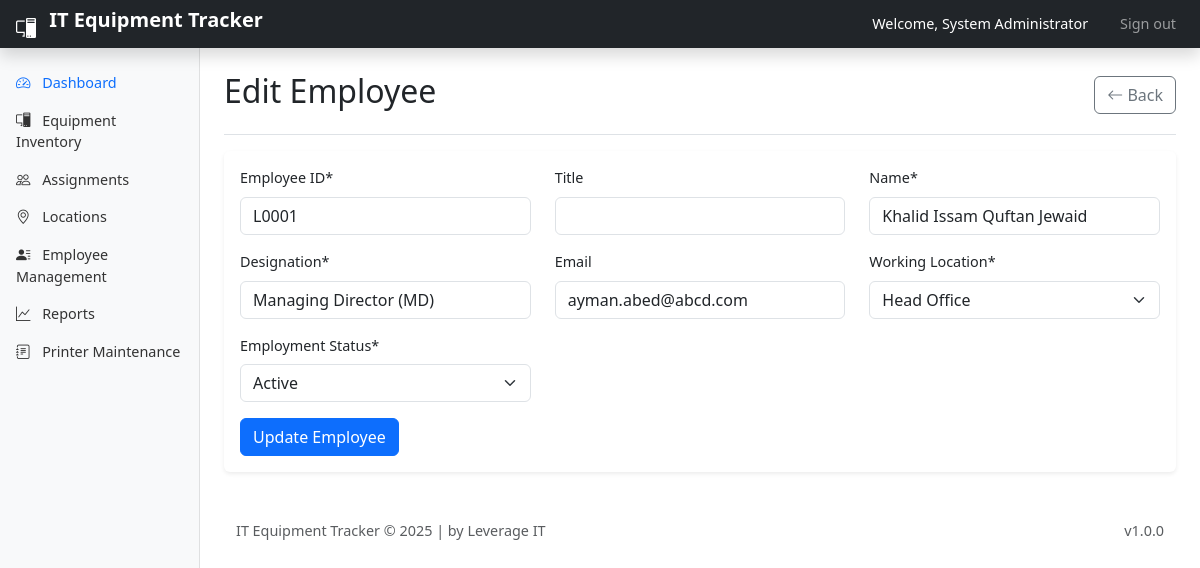
Page /add_employee.php?id=1 (signed in) on the committed database.
### tables this page shows
CREATE TABLE IF NOT EXISTS `employee` (
  `id` int(10) UNSIGNED NOT NULL AUTO_INCREMENT,
  `employee_id` varchar(45) NOT NULL DEFAULT '',
  `employee_title` varchar(45) NOT NULL DEFAULT '',
  `employee_name` varchar(150) NOT NULL DEFAULT '',
  `designation` varchar(45) NOT NULL DEFAULT '',
  `email` varchar(150) DEFAULT NULL,
  `working_location` varchar(45) NOT NULL DEFAULT '',
  `employment_status` tinyint(2) UNSIGNED NOT NULL DEFAULT '0',
  `resigned_date` date NOT NULL DEFAULT '0000-00-00',
  `resigned_type` varchar(45) NOT NULL DEFAULT '',
  PRIMARY KEY (`id`)
);

### add_employee.php (the view, shortened to what this page needs)
<?php
require_once __DIR__ . '/includes/auth.php';
$locations = [];
$result = $conn->query("SELECT name FROM locations ORDER BY name");
if ($result) while ($row = $result->fetch_assoc()) $locations[] = $row['name'];
$statuses = [1 => 'Active', 2 => 'Inactive (Resigned)'];
$editMode = false;
$employee = [
    'employee_id' => '', 'employee_title' => '', 'employee_name' => '', 'designation' => '',
    'email' => '', 'working_location' => '', 'employment_status' => 1,
    'resigned_date' => '', 'resigned_type' => ''
];
if (isset($_GET['id'])) {
    $editMode = true;
    $id = (int)$_GET['id'];
    $result = $conn->query("SELECT * FROM employee WHERE id = $id");
    if ($result && $result->num_rows > 0) {
        $employee = $result->fetch_assoc();
    } else {
        $_SESSION['message'] = "Employee not found.";
        header("Location: employees.php");
        exit();
    }
}
?>
<!DOCTYPE html>
<html lang="en">
<head>
    <?php include __DIR__ . '/includes/header_scripts.php'; ?>
</head>
<body>
<?php include __DIR__ . '/includes/header.php'; ?>
<div class="container-fluid flex-grow-1">
    <div class="row">
        <?php include __DIR__ . '/includes/sidebar.php'; ?>
            <main class="col-md-9 ms-sm-auto col-lg-10 px-md-4 py-4">
                <div class="d-flex justify-content-between align-items-center border-bottom pb-3 mb-3">
                    <h2><?php echo $editMode ? 'Edit' : 'Add'; ?> Employee</h2>
                    <a href="employees.php" class="btn btn-outline-secondary"><i class="bi bi-arrow-left"></i> Back</a>
                </div>
                <div class="card">
                    <div class="card-body">
                        <form method="POST">
                            <div class="row mb-3">
                                <div class="col-md-4">
                                    <label class="form-label">Employee ID*</label>
                                    <input type="text" name="employee_id" class="form-control" required value="<?php echo htmlspecialchars($employee['employee_id']); ?>">
                                </div>
                                <div class="col-md-4">
                                    <label class="form-label">Title</label>
                                    <input type="text" name="employee_title" class="form-control" value="<?php echo htmlspecialchars($employee['employee_title']); ?>">
                                </div>
                                <div class="col-md-4">
                                    <label class="form-label">Name*</label>
                                    <input type="text" name="employee_name" class="form-control" required value="<?php echo htmlspecialchars($employee['employee_name']); ?>">
                                </div>
                            </div>
                            <div class="row mb-3">
                                <div class="col-md-4">
                                    <label class="form-label">Designation*</label>
                                    <input type="text" name="designation" class="form-control" required value="<?php echo htmlspecialchars($employee['designation']); ?>">
                                </div>
                                <div class="col-md-4">
                                    <label class="form-label">Email</label>
                                    <input type="email" name="email" class="form-control" value="<?php echo htmlspecialchars($employee['email']); ?>">
                                </div>
                                <div class="col-md-4">
                                    <label class="form-label">Working Location*</label>
                                    <select name="working_location" class="form-select" required>
                                        <?php foreach ($locations as $loc): ?>
                                            <option value="<?php echo $loc; ?>" <?php if ($employee['working_location'] === $loc) echo 'selected'; ?>><?php echo $loc; ?></option>
                                        <?php endforeach; ?>
                                    </select>
                                </div>
                            </div>
                            <div class="row mb-3">
                                <div class="col-md-4">
                                    <label class="form-label">Employment Status*</label>
                                    <select name="employment_status" class="form-select" id="employment_status" required>
                                        <?php foreach ($statuses as $val => $label): ?>
                                            <option value="<?php echo $val; ?>" <?php if ($employee['employment_status'] == $val) echo 'selected'; ?>><?php echo $label; ?></option>
                                        <?php endforeach; ?>
                                    </select>
                                </div>
                            </div>
                            <button type="submit" class="btn btn-primary"><?php echo $editMode ? 'Update' : 'Add'; ?> Employee</button>
                        </form>
                    </div>
                </div>
            </main>
        </div>
    </div>
<?php include __DIR__ . '/includes/footer.php'; ?>
</body>
</html>

### assets/css/style.css (style rules this page uses)
body { font-size: 0.9rem; }
main { padding-top: 1.5rem; }
.card { border: none; box-shadow: 0 0.125rem 0.25rem rgba(0, 0, 0, 0.075); }

### rows in the picture
employee: employee_id "L0001", employee_name "Khalid Issam Quftan Jewaid", designation "Managing Director (MD)", email "ayman.abed@abcd.com", employment_status "Active"

### other values in the picture
$_SESSION['full_name'] "System Administrator"
form field working_location "Head Office"
